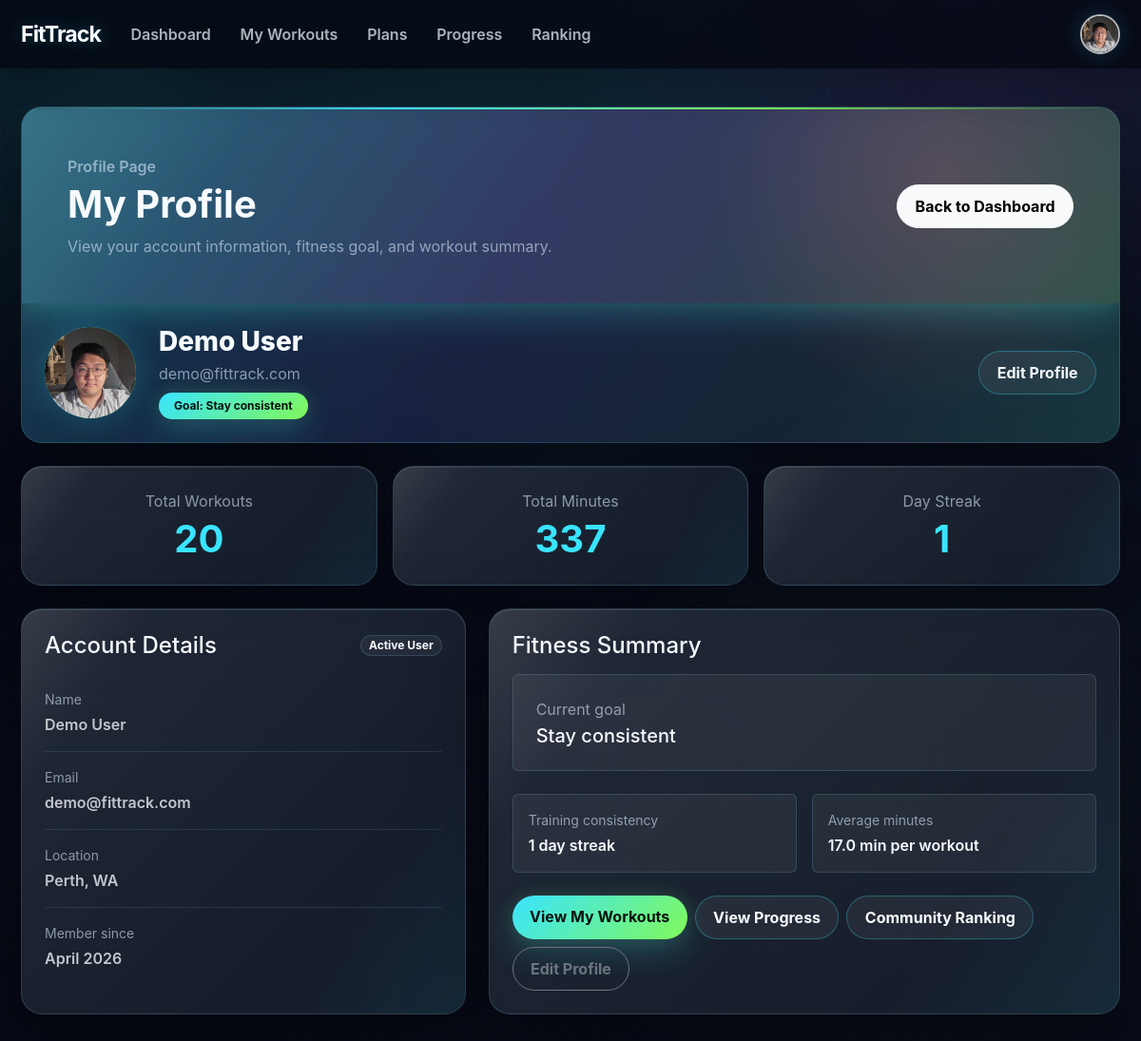
Screenshot of /profile (signed in) with the database file from the repository.
### app.py (models this page shows, shortened)
class User(db.Model):
    __tablename__ = "users"
    id = db.Column(db.Integer, primary_key=True)
    name = db.Column(db.String(100), nullable=False)
    email = db.Column(db.String(120), unique=True, nullable=False)
    password_hash = db.Column(db.String(255), nullable=False)
    goal = db.Column(db.String(200), nullable=True)
    member_since = db.Column(db.String(50), nullable=True)
    location = db.Column(db.String(100), nullable=True)
    avatar_filename = db.Column(db.String(255), nullable=True)
    daily_minutes_goal = db.Column(db.Integer, nullable=False, default=20)
    weight_goal_kg = db.Column(db.Float, nullable=True)
    show_public_profile = db.Column(db.Boolean, nullable=False, default=True)
    show_public_fitness = db.Column(db.Boolean, nullable=False, default=True)
    workouts = db.relationship(
        "Workout",
        backref="owner",
        lazy=True,
        cascade="all, delete-orphan"
    )
    plan_recommendations = db.relationship(
        "PlanRecommendation",
        backref="owner",
        lazy=True,
        cascade="all, delete-orphan"
    )

### app.py (the view)
@app.route("/profile")
def profile():
    if not is_logged_in():
        return redirect(url_for("login"))
    user = current_user()
    if user is None:
        session.clear()
        return redirect(url_for("login"))
    statistics = get_statistics(user)
    profile_data = user_to_profile_dict(user)
    return render_template(
        "profile.html",
        profile=profile_data,
        statistics=statistics,
    )

### app.py (called while the page is built)
def is_logged_in():
    return "user_id" in session

def current_user():
    if "user_id" not in session:
        return None
    return db.session.get(User, session["user_id"])

def user_to_profile_dict(user):
    return {
        "name": user.name,
        "email": user.email,
        "goal": user.goal or "No goal set yet.",
        "member_since": user.member_since or "Unknown",
        "location": user.location or "Not set",
        "avatar_filename": user.avatar_filename,
        "show_public_profile": bool(user.show_public_profile),
        "show_public_fitness": bool(user.show_public_fitness),
    }

@app.context_processor
def inject_nav_profile():
    user = current_user()
    if user is None:
        return {
            "nav_profile": None,
            "nav_email": None,
        }
    return {
        "nav_profile": user_to_profile_dict(user),
        "nav_email": user.email,
    }

def calculate_streak(user_workouts):
    today = date.today()
    workout_dates = set()
    for workout in user_workouts:
        try:
            workout_date = date.fromisoformat(workout.date)
            if workout_date <= today:
                workout_dates.add(workout_date)
        except ValueError:
            continue
    if not workout_dates:
        return 0
    streak = 0
    check_date = today
    while check_date in workout_dates:
        streak += 1
        check_date -= timedelta(days=1)
    if streak == 0:
        check_date = today - timedelta(days=1)
        while check_date in workout_dates:
            streak += 1
            check_date -= timedelta(days=1)
    return streak

def get_statistics(user):
    user_workouts = Workout.query.filter_by(user_id=user.id).all()
    total_workouts = len(user_workouts)
    total_minutes = sum(workout.duration for workout in user_workouts)
    current_streak = calculate_streak(user_workouts)
    return {
        "total_workouts": total_workouts,
        "total_minutes": total_minutes,
        "current_streak": current_streak,
    }

### templates/profile.html (shortened to what this page needs)
<!doctype html>
<html lang="en">
<head>
    <link
        href="https://cdn.jsdelivr.net/npm/bootstrap@5.3.3/dist/css/bootstrap.min.css"
        rel="stylesheet"
    >
    <link
        rel="stylesheet"
        href="{{ url_for('static', filename='css/styles.css') }}"
    >
</head>
<body class="premium-app-page profile-page">
    <header>
        <nav class="navbar navbar-expand-lg navbar-dark bg-success">
            <div class="container">
                <a class="navbar-brand fw-bold" href="{% if session.get('user_id') %}{{ url_for('dashboard') }}{% else %}{{ url_for('home') }}{% endif %}">
    FitTrack
</a>
                <div class="collapse navbar-collapse" id="appNav">
                    <ul class="navbar-nav me-auto align-items-lg-center">
                        <li class="nav-item">
                            <a class="nav-link" href="{{ url_for('dashboard') }}">Dashboard</a>
                        </li>
                        <li class="nav-item">
                            <a class="nav-link" href="{{ url_for('workouts') }}">My Workouts</a>
                        </li>
                        <li class="nav-item">
                            <a class="nav-link" href="{{ url_for('plans') }}">Plans</a>
                        </li>
                        <li class="nav-item">
                            <a class="nav-link" href="{{ url_for('progress') }}">Progress</a>
                        </li>
                        <li class="nav-item">
                            <a class="nav-link" href="{{ url_for('ranking') }}">Ranking</a>
                        </li>
                    </ul>
                    <div class="d-flex align-items-center mt-3 mt-lg-0">
                        <div class="dropdown">
                            <button
                                class="btn p-0 border-0 bg-transparent profile-dropdown-toggle"
                                type="button"
                                data-bs-toggle="dropdown"
                                aria-expanded="false"
                                aria-label="Open profile menu"
                            >
                                {% if nav_profile and nav_profile.avatar_filename %}
                                    <img
                                        src="{{ url_for('static', filename='uploads/' ~ nav_profile.avatar_filename) }}"
                                        alt="Profile"
                                        class="profile-icon"
                                    >
                                {% endif %}
                            </button>
                        </div>
                    </div>
                </div>
            </div>
        </nav>
    </header>
    <main class="py-5">
        <div class="container">
            <section class="mb-4">
                <div class="card shadow-sm border-0 hero-card overflow-hidden">
                    <div class="card-body p-0">
                        <div class="bg-success text-white p-4 p-md-5">
                            <div class="row align-items-center g-4">
                                <div class="col-md-8">
                                    <p class="text-white-50 fw-semibold mb-1">Profile Page</p>
                                    <h1 class="display-6 fw-bold mb-2">My Profile</h1>
                                    <p class="mb-0 text-white-50">
                                        View your account information, fitness goal, and workout summary.
                                    </p>
                                </div>
                                <div class="col-md-4 text-md-end">
                                    <a href="{{ url_for('dashboard') }}" class="btn btn-light">
                                        Back to Dashboard
                                    </a>
                                </div>
                            </div>
                        </div>
                        <div class="p-4">
                            <div class="d-flex flex-column flex-md-row align-items-md-center gap-4">
                                <div
                                    class="rounded-circle bg-success text-white d-flex align-items-center justify-content-center shadow-sm border border-3 border-success overflow-hidden"
                                    style="width: 96px; height: 96px; font-size: 2rem; font-weight: 700;"
                                >
                                    {% if profile.avatar_filename %}
                                        <img
                                            src="{{ url_for('static', filename='uploads/' ~ profile.avatar_filename) }}"
                                            alt="Profile avatar"
                                            class="w-100 h-100"
                                            style="object-fit: cover;"
                                        >
                                    {% else %}
                                        {{ profile.name[0] }}
                                    {% endif %}
                                </div>
                                <div class="flex-grow-1">
                                    <h2 class="h3 mb-1">{{ profile.name }}</h2>
                                    <p class="text-muted mb-2">{{ profile.email }}</p>
                                    <span class="badge text-bg-success px-3 py-2">
                                        Goal: {{ profile.goal }}
                                    </span>
                                </div>
                                <div class="text-md-end">
                                    <a href="{{ url_for('edit_profile') }}" class="btn btn-outline-success">
                                        Edit Profile
                                    </a>
                                </div>
                            </div>
                        </div>
                    </div>
                </div>
            </section>
            <section class="mb-4">
                <div class="row text-center g-3">
                    <div class="col-md-4">
                        <div class="card shadow-sm border-0 h-100">
                            <div class="card-body p-4">
                                <p class="text-muted mb-1">Total Workouts</p>
                                <h2 class="display-6 fw-bold text-success mb-0">
                                    {{ statistics.total_workouts }}
                                </h2>
                            </div>
                        </div>
                    </div>
                    <div class="col-md-4">
                        <div class="card shadow-sm border-0 h-100">
                            <div class="card-body p-4">
                                <p class="text-muted mb-1">Total Minutes</p>
                                <h2 class="display-6 fw-bold text-success mb-0">
                                    {{ statistics.total_minutes }}
                                </h2>
                            </div>
                        </div>
                    </div>
                    <div class="col-md-4">
                        <div class="card shadow-sm border-0 h-100">
                            <div class="card-body p-4">
                                <p class="text-muted mb-1">Day Streak</p>
                                <h2 class="display-6 fw-bold text-success mb-0">
                                    {{ statistics.current_streak }}
                                </h2>
                            </div>
                        </div>
                    </div>
                </div>
            </section>
            <section>
                <div class="row g-4">
                    <div class="col-lg-5">
                        <div class="card shadow-sm border-0 h-100">
                            <div class="card-body p-4">
                                <div class="d-flex justify-content-between align-items-center mb-3">
                                    <h2 class="h4 mb-0">Account Details</h2>
                                    <span class="badge text-bg-light text-success border">
                                        Active User
                                    </span>
                                </div>
                                <div class="list-group list-group-flush">
                                    <div class="list-group-item px-0 py-3">
                                        <p class="text-muted small mb-1">Name</p>
                                        <p class="fw-semibold mb-0">{{ profile.name }}</p>
                                    </div>
                                    <div class="list-group-item px-0 py-3">
                                        <p class="text-muted small mb-1">Email</p>
                                        <p class="fw-semibold mb-0">{{ profile.email }}</p>
                                    </div>
                                    <div class="list-group-item px-0 py-3">
                                        <p class="text-muted small mb-1">Location</p>
                                        <p class="fw-semibold mb-0">{{ profile.location }}</p>
                                    </div>
                                    <div class="list-group-item px-0 py-3">
                                        <p class="text-muted small mb-1">Member since</p>
                                        <p class="fw-semibold mb-0">{{ profile.member_since }}</p>
                                    </div>
                                </div>
                            </div>
                        </div>
                    </div>
                    <div class="col-lg-7">
                        <div class="card shadow-sm border-0 h-100">
                            <div class="card-body p-4">
                                <h2 class="h4 mb-3">Fitness Summary</h2>
                                <div class="p-4 rounded bg-light border mb-4">
                                    <p class="text-muted mb-1">Current goal</p>
                                    <h3 class="h5 mb-0">{{ profile.goal }}</h3>
                                </div>
                                <div class="row g-3 mb-4">
                                    <div class="col-md-6">
                                        <div class="p-3 rounded border bg-white h-100">
                                            <p class="text-muted small mb-1">Training consistency</p>
                                            <p class="fw-semibold mb-0">
                                                {{ statistics.current_streak }} day streak
                                            </p>
                                        </div>
                                    </div>
                                    <div class="col-md-6">
                                        <div class="p-3 rounded border bg-white h-100">
                                            <p class="text-muted small mb-1">Average minutes</p>
                                            <p class="fw-semibold mb-0">
                                                {% if statistics.total_workouts > 0 %}
                                                    {{ (statistics.total_minutes / statistics.total_workouts) | round }} min per workout
                                                {% else %}
                                                    0 min per workout
                                                {% endif %}
                                            </p>
                                        </div>
                                    </div>
                                </div>
                                <div class="d-flex flex-wrap gap-2">
                                    <a href="{{ url_for('workouts') }}" class="btn btn-success">
                                        View My Workouts
                                    </a>
                                    <a href="{{ url_for('progress') }}" class="btn btn-outline-success">
                                        View Progress
                                    </a>
                                    <a href="{{ url_for('ranking') }}" class="btn btn-outline-success">
                                        Community Ranking
                                    </a>
                                    <a href="{{ url_for('edit_profile') }}" class="btn btn-outline-secondary">
                                        Edit Profile
                                    </a>
                                </div>
                            </div>
                        </div>
                    </div>
                </div>
            </section>
        </div>
    </main>
</body>
</html>

### rows the page displays
User: avatar_filename (picture), name "Demo User", email "demo@fittrack.com", goal "Stay consistent", location "Perth, WA", member_since "April 2026"

### other values shown
{{ statistics.total_workouts }} "20"
{{ statistics.total_minutes }} "337"
{{ statistics.current_streak }} "1"
{{ (statistics.total_minutes / statistics.total_workouts) | round }} "17.0"
